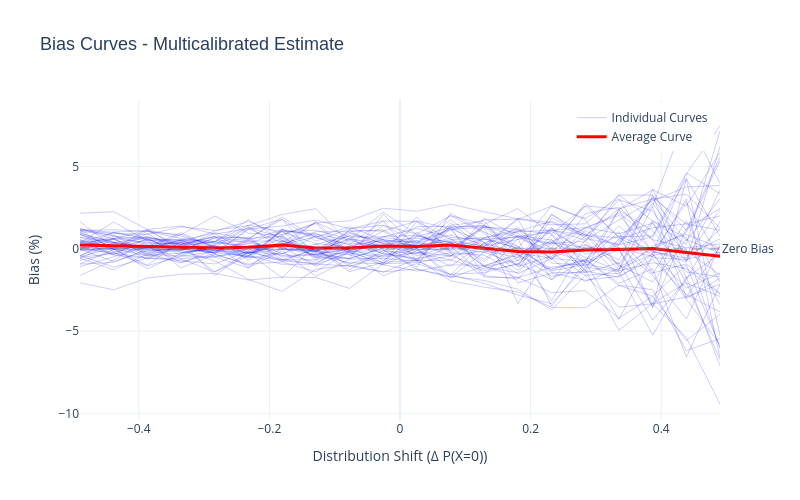

The notebook cell saved with this chart:
### Code cell
fig_multicalibrated = plot_bias_curves(
    results={
        "deltas": bias_curves_results["deltas"],
        "all_curves": bias_curves_results["all_multicalibrated"],
        "avg_curve": bias_curves_results["avg_multicalibrated"],
    },
    title="Bias Curves - Multicalibrated Estimate",
    y_axis_title="Bias (%)",
)

fig_multicalibrated.show()
